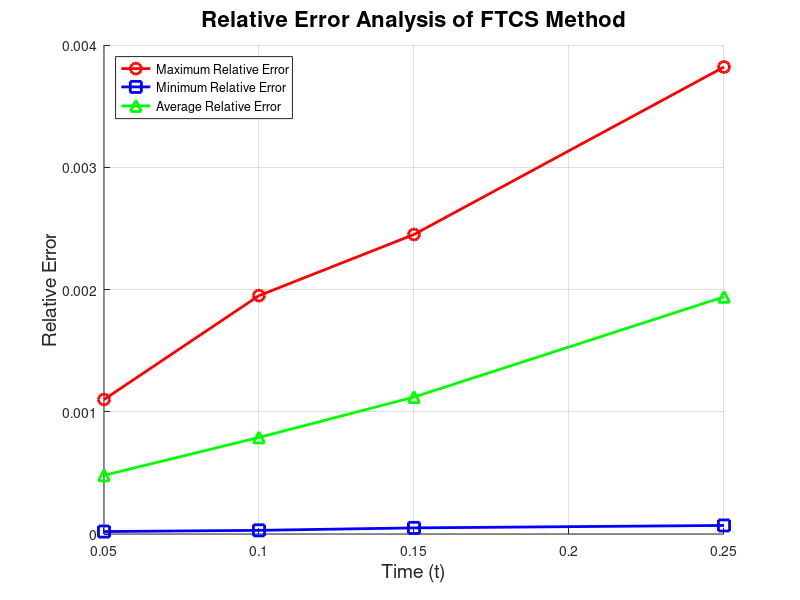

Write MATLAB code to recreate this figure.
clc; clear; close all;

% Time values
t = [0.05 0.10 0.15 0.25];

% Relative error data
max_err = [0.00110 0.00195 0.00245 0.00382];
min_err = [0.00002 0.00003 0.00005 0.00007];
avg_err = [0.00048 0.00079 0.00112 0.00194];

% Plot
figure; hold on;

plot(t, max_err, 'r-o', 'LineWidth', 2, 'MarkerSize', 8);
plot(t, min_err, 'b-s', 'LineWidth', 2, 'MarkerSize', 8);
plot(t, avg_err, 'g-^', 'LineWidth', 2, 'MarkerSize', 8);

title('Relative Error Analysis of FTCS Method', 'FontSize', 16);
xlabel('Time (t)', 'FontSize', 14);
ylabel('Relative Error', 'FontSize', 14);

legend('Maximum Relative Error', 'Minimum Relative Error', 'Average Relative Error', ...
       'Location', 'northwest');

grid on;
hold off;
